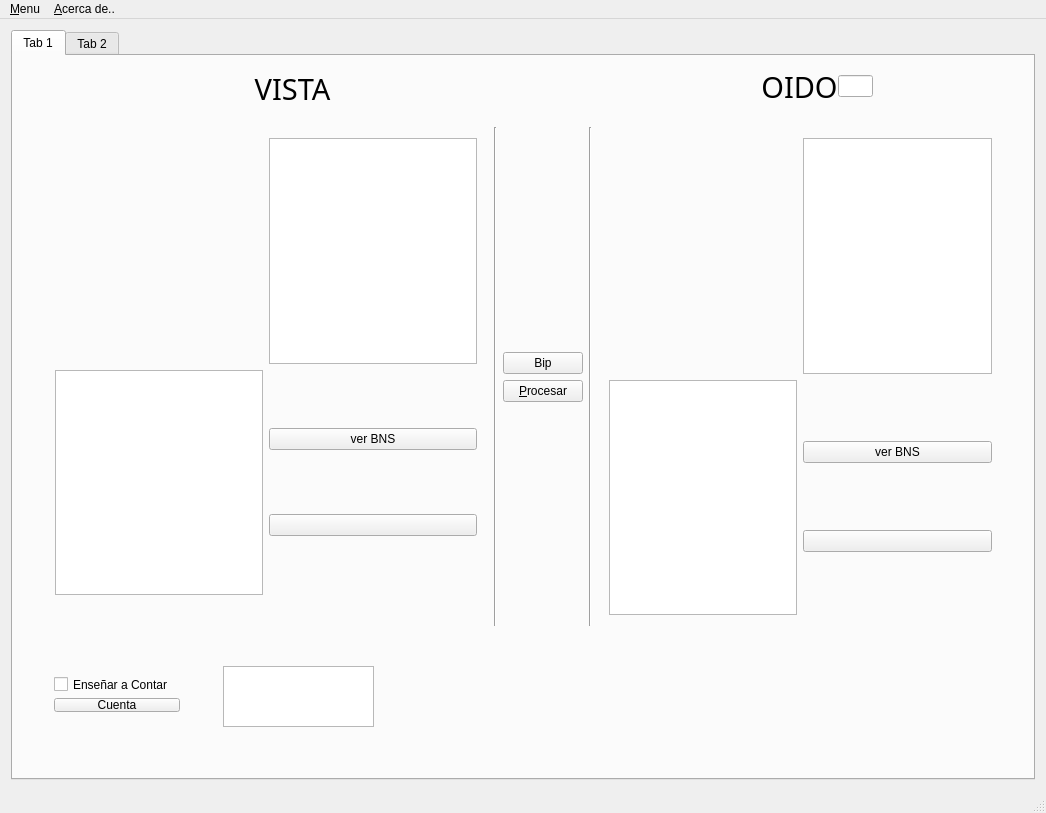
<?xml version="1.0" encoding="UTF-8"?>
<ui version="4.0">
 <class>MainWindow</class>
 <widget class="QMainWindow" name="MainWindow">
  <property name="geometry">
   <rect>
    <x>0</x>
    <y>0</y>
    <width>1046</width>
    <height>813</height>
   </rect>
  </property>
  <property name="windowTitle">
   <string>BrainCemisid-J&amp;J  v1.0</string>
  </property>
  <property name="windowIcon">
   <iconset resource="../imageResource.qrc">
    <normaloff>:/icons/brain.png</normaloff>:/icons/brain.png</iconset>
  </property>
  <property name="iconSize">
   <size>
    <width>32</width>
    <height>32</height>
   </size>
  </property>
  <widget class="QWidget" name="centralWidget">
   <layout class="QGridLayout" name="gridLayout_3">
    <item row="0" column="0">
     <widget class="QTabWidget" name="tabWidget">
      <property name="currentIndex">
       <number>0</number>
      </property>
      <widget class="QWidget" name="tab_1">
       <attribute name="title">
        <string>Tab 1</string>
       </attribute>
       <widget class="QWidget" name="layoutWidget">
        <property name="geometry">
         <rect>
          <x>20</x>
          <y>60</y>
          <width>981</width>
          <height>521</height>
         </rect>
        </property>
        <layout class="QHBoxLayout" name="horizontalLayout_23">
         <item>
          <widget class="QWidget" name="widgetEye_8" native="true">
           <layout class="QGridLayout" name="gridLayout_16">
            <item row="0" column="1">
             <layout class="QGridLayout" name="gridLayoutEye">
              <item row="2" column="1">
               <layout class="QVBoxLayout" name="verticalLayout_29">
                <item>
                 <widget class="QPushButton" name="buttonStateSight">
                  <property name="statusTip">
                   <string>Ver BNS de Vista en visor</string>
                  </property>
                  <property name="text">
                   <string>ver BNS</string>
                  </property>
                  <property name="icon">
                   <iconset resource="../imageResource.qrc">
                    <normaloff>:/icons/net.png</normaloff>:/icons/net.png</iconset>
                  </property>
                 </widget>
                </item>
                <item>
                 <widget class="QPushButton" name="buttonClearEye">
                  <property name="statusTip">
                   <string>Borrar estimulo del vista</string>
                  </property>
                  <property name="text">
                   <string/>
                  </property>
                  <property name="icon">
                   <iconset resource="../imageResource.qrc">
                    <normaloff>:/icons/clear.png</normaloff>:/icons/clear.png</iconset>
                  </property>
                  <property name="iconSize">
                   <size>
                    <width>80</width>
                    <height>60</height>
                   </size>
                  </property>
                 </widget>
                </item>
               </layout>
              </item>
              <item row="2" column="0">
               <widget class="QTableWidget" name="tableWidgetColumnEye">
                <property name="editTriggers">
                 <set>QAbstractItemView::NoEditTriggers</set>
                </property>
                <attribute name="horizontalHeaderDefaultSectionSize">
                 <number>45</number>
                </attribute>
               </widget>
              </item>
              <item row="1" column="0">
               <layout class="QHBoxLayout" name="horizontalLayoutEye"/>
              </item>
              <item row="1" column="1">
               <widget class="QTableWidget" name="tableWidgetRowEye">
                <property name="editTriggers">
                 <set>QAbstractItemView::NoEditTriggers</set>
                </property>
                <attribute name="horizontalHeaderDefaultSectionSize">
                 <number>45</number>
                </attribute>
               </widget>
              </item>
             </layout>
            </item>
            <item row="1" column="1">
             <layout class="QHBoxLayout" name="horizontalLayoutInterfaceSight"/>
            </item>
            <item row="1" column="0">
             <spacer name="horizontalSpacer_16">
              <property name="orientation">
               <enum>Qt::Horizontal</enum>
              </property>
              <property name="sizeHint" stdset="0">
               <size>
                <width>40</width>
                <height>20</height>
               </size>
              </property>
             </spacer>
            </item>
           </layout>
          </widget>
         </item>
         <item>
          <widget class="Line" name="line_15">
           <property name="orientation">
            <enum>Qt::Vertical</enum>
           </property>
          </widget>
         </item>
         <item>
          <spacer name="horizontalSpacer_17">
           <property name="orientation">
            <enum>Qt::Horizontal</enum>
           </property>
           <property name="sizeHint" stdset="0">
            <size>
             <width>40</width>
             <height>20</height>
            </size>
           </property>
          </spacer>
         </item>
         <item>
          <layout class="QVBoxLayout" name="verticalLayout_30">
           <item>
            <spacer name="verticalSpacer_15">
             <property name="orientation">
              <enum>Qt::Vertical</enum>
             </property>
             <property name="sizeHint" stdset="0">
              <size>
               <width>20</width>
               <height>40</height>
              </size>
             </property>
            </spacer>
           </item>
           <item>
            <widget class="QPushButton" name="pushButtonBip">
             <property name="statusTip">
              <string>Añade Bips del protocolos Bum Bip Clack</string>
             </property>
             <property name="text">
              <string>Bip</string>
             </property>
            </widget>
           </item>
           <item>
            <widget class="QPushButton" name="pushButtonProcess">
             <property name="statusTip">
              <string>Procesar Informacion de sentidos (BUM)</string>
             </property>
             <property name="text">
              <string>&amp;Procesar</string>
             </property>
             <property name="icon">
              <iconset resource="../imageResource.qrc">
               <normaloff>:/icons/process.png</normaloff>:/icons/process.png</iconset>
             </property>
            </widget>
           </item>
           <item>
            <spacer name="verticalSpacer_16">
             <property name="orientation">
              <enum>Qt::Vertical</enum>
             </property>
             <property name="sizeHint" stdset="0">
              <size>
               <width>20</width>
               <height>40</height>
              </size>
             </property>
            </spacer>
           </item>
          </layout>
         </item>
         <item>
          <widget class="Line" name="line_16">
           <property name="orientation">
            <enum>Qt::Vertical</enum>
           </property>
          </widget>
         </item>
         <item>
          <widget class="QWidget" name="widgetEar_8" native="true">
           <property name="autoFillBackground">
            <bool>false</bool>
           </property>
           <layout class="QGridLayout" name="gridLayout_17">
            <item row="0" column="0">
             <layout class="QGridLayout" name="gridLayoutEar_8">
              <item row="3" column="0">
               <widget class="QTableWidget" name="tableWidgetColumnEar">
                <property name="baseSize">
                 <size>
                  <width>0</width>
                  <height>0</height>
                 </size>
                </property>
                <property name="editTriggers">
                 <set>QAbstractItemView::NoEditTriggers</set>
                </property>
                <attribute name="horizontalHeaderDefaultSectionSize">
                 <number>45</number>
                </attribute>
                <attribute name="horizontalHeaderMinimumSectionSize">
                 <number>57</number>
                </attribute>
                <attribute name="verticalHeaderDefaultSectionSize">
                 <number>30</number>
                </attribute>
               </widget>
              </item>
              <item row="1" column="0">
               <layout class="QHBoxLayout" name="horizontalLayoutEar"/>
              </item>
              <item row="3" column="1">
               <layout class="QVBoxLayout" name="verticalLayout_31">
                <item>
                 <widget class="QPushButton" name="buttonStateHearing">
                  <property name="statusTip">
                   <string>Ver BNS de Oido en visor</string>
                  </property>
                  <property name="text">
                   <string>ver BNS</string>
                  </property>
                  <property name="icon">
                   <iconset resource="../imageResource.qrc">
                    <normaloff>:/icons/net.png</normaloff>:/icons/net.png</iconset>
                  </property>
                 </widget>
                </item>
                <item>
                 <widget class="QPushButton" name="buttonClearEar">
                  <property name="statusTip">
                   <string>Borrar estimulo del oido</string>
                  </property>
                  <property name="text">
                   <string/>
                  </property>
                  <property name="icon">
                   <iconset resource="../imageResource.qrc">
                    <normaloff>:/icons/clear.png</normaloff>:/icons/clear.png</iconset>
                  </property>
                  <property name="iconSize">
                   <size>
                    <width>80</width>
                    <height>60</height>
                   </size>
                  </property>
                 </widget>
                </item>
               </layout>
              </item>
              <item row="1" column="1">
               <widget class="QTableWidget" name="tableWidgetRowEar">
                <property name="editTriggers">
                 <set>QAbstractItemView::NoEditTriggers</set>
                </property>
                <attribute name="horizontalHeaderDefaultSectionSize">
                 <number>45</number>
                </attribute>
               </widget>
              </item>
             </layout>
            </item>
            <item row="5" column="0">
             <layout class="QHBoxLayout" name="horizontalLayoutInterfaceEar">
              <property name="spacing">
               <number>6</number>
              </property>
              <property name="bottomMargin">
               <number>0</number>
              </property>
             </layout>
            </item>
           </layout>
          </widget>
         </item>
        </layout>
       </widget>
       <widget class="QWidget" name="layoutWidget_2">
        <property name="geometry">
         <rect>
          <x>30</x>
          <y>610</y>
          <width>148</width>
          <height>57</height>
         </rect>
        </property>
        <layout class="QVBoxLayout" name="verticalLayout_32">
         <item>
          <widget class="QCheckBox" name="checkBoxCountTeaching">
           <property name="text">
            <string>Enseñar a Contar</string>
           </property>
          </widget>
         </item>
         <item>
          <widget class="QPushButton" name="pushButtonCount">
           <property name="text">
            <string>Cuenta</string>
           </property>
          </widget>
         </item>
        </layout>
       </widget>
       <widget class="QWidget" name="layoutWidget_3">
        <property name="geometry">
         <rect>
          <x>140</x>
          <y>0</y>
          <width>191</width>
          <height>66</height>
         </rect>
        </property>
        <layout class="QHBoxLayout" name="horizontalLayout_24">
         <item>
          <widget class="QLabel" name="label_30">
           <property name="text">
            <string/>
           </property>
           <property name="pixmap">
            <pixmap resource="../imageResource.qrc">:/icons/eye.png</pixmap>
           </property>
           <property name="alignment">
            <set>Qt::AlignCenter</set>
           </property>
          </widget>
         </item>
         <item>
          <widget class="QLabel" name="label_29">
           <property name="font">
            <font>
             <family>Trebuchet MS</family>
             <pointsize>22</pointsize>
             <weight>50</weight>
             <italic>false</italic>
             <bold>false</bold>
            </font>
           </property>
           <property name="text">
            <string>VISTA</string>
           </property>
           <property name="alignment">
            <set>Qt::AlignCenter</set>
           </property>
          </widget>
         </item>
        </layout>
       </widget>
       <widget class="QWidget" name="layoutWidget_4">
        <property name="geometry">
         <rect>
          <x>680</x>
          <y>0</y>
          <width>191</width>
          <height>61</height>
         </rect>
        </property>
        <layout class="QHBoxLayout" name="horizontalLayout_25">
         <property name="spacing">
          <number>0</number>
         </property>
         <item>
          <widget class="QLabel" name="label_32">
           <property name="text">
            <string/>
           </property>
           <property name="pixmap">
            <pixmap resource="../imageResource.qrc">:/icons/ear.png</pixmap>
           </property>
           <property name="alignment">
            <set>Qt::AlignCenter</set>
           </property>
          </widget>
         </item>
         <item>
          <widget class="QLabel" name="label_31">
           <property name="font">
            <font>
             <family>Trebuchet MS</family>
             <pointsize>22</pointsize>
             <weight>50</weight>
             <italic>false</italic>
             <bold>false</bold>
            </font>
           </property>
           <property name="text">
            <string>OIDO</string>
           </property>
           <property name="alignment">
            <set>Qt::AlignCenter</set>
           </property>
           <property name="margin">
            <number>2</number>
           </property>
          </widget>
         </item>
         <item>
          <widget class="QLineEdit" name="lineEditEarInput">
           <property name="maximumSize">
            <size>
             <width>35</width>
             <height>16777215</height>
            </size>
           </property>
           <property name="alignment">
            <set>Qt::AlignCenter</set>
           </property>
          </widget>
         </item>
        </layout>
       </widget>
       <widget class="QTextBrowser" name="textBrowser">
        <property name="geometry">
         <rect>
          <x>210</x>
          <y>610</y>
          <width>151</width>
          <height>61</height>
         </rect>
        </property>
       </widget>
      </widget>
      <widget class="QWidget" name="tab_2">
       <attribute name="title">
        <string>Tab 2</string>
       </attribute>
       <widget class="QWidget" name="horizontalLayoutWidget">
        <property name="geometry">
         <rect>
          <x>240</x>
          <y>200</y>
          <width>455</width>
          <height>101</height>
         </rect>
        </property>
        <layout class="QHBoxLayout" name="horizontalLayout">
         <item>
          <widget class="QLabel" name="label">
           <property name="text">
            <string/>
           </property>
           <property name="pixmap">
            <pixmap resource="../imageResource.qrc">:/icons/contar.jpg</pixmap>
           </property>
          </widget>
         </item>
         <item>
          <widget class="QLabel" name="label_33">
           <property name="font">
            <font>
             <family>Trebuchet MS</family>
             <pointsize>22</pointsize>
             <weight>50</weight>
             <italic>false</italic>
             <bold>false</bold>
            </font>
           </property>
           <property name="text">
            <string>APRENDER A CONTAR</string>
           </property>
           <property name="alignment">
            <set>Qt::AlignCenter</set>
           </property>
          </widget>
         </item>
        </layout>
       </widget>
       <widget class="QWidget" name="horizontalLayoutWidget_2">
        <property name="geometry">
         <rect>
          <x>330</x>
          <y>340</y>
          <width>281</width>
          <height>161</height>
         </rect>
        </property>
        <layout class="QHBoxLayout" name="horizontalLayout_2">
         <item>
          <layout class="QVBoxLayout" name="verticalLayout">
           <item>
            <widget class="QPushButton" name="pushButton">
             <property name="text">
              <string/>
             </property>
             <property name="icon">
              <iconset resource="../imageResource.qrc">
               <normaloff>:/icons/uno.png</normaloff>:/icons/uno.png</iconset>
             </property>
             <property name="iconSize">
              <size>
               <width>20</width>
               <height>50</height>
              </size>
             </property>
            </widget>
           </item>
           <item>
            <widget class="QPushButton" name="pushButton_2">
             <property name="text">
              <string>Resetear</string>
             </property>
            </widget>
           </item>
          </layout>
         </item>
         <item>
          <widget class="QTextBrowser" name="textBrowser_2"/>
         </item>
        </layout>
       </widget>
      </widget>
     </widget>
    </item>
   </layout>
  </widget>
  <widget class="QMenuBar" name="menuBar">
   <property name="geometry">
    <rect>
     <x>0</x>
     <y>0</y>
     <width>1046</width>
     <height>25</height>
    </rect>
   </property>
   <widget class="QMenu" name="menu_Acerca_de">
    <property name="title">
     <string>&amp;Acerca de..</string>
    </property>
    <addaction name="actionBrain_Cemisid_J_J"/>
    <addaction name="actionQt"/>
    <addaction name="actionCuda"/>
   </widget>
   <widget class="QMenu" name="menuMenu">
    <property name="title">
     <string>&amp;Menu</string>
    </property>
    <addaction name="actionConsult"/>
    <addaction name="actionStatistic"/>
    <addaction name="actionTableNeuron"/>
    <addaction name="separator"/>
    <addaction name="action_Hardware_Nvidia"/>
    <addaction name="actionExit"/>
   </widget>
   <addaction name="menuMenu"/>
   <addaction name="menu_Acerca_de"/>
  </widget>
  <widget class="QStatusBar" name="statusBar"/>
  <action name="actionQt">
   <property name="icon">
    <iconset resource="../imageResource.qrc">
     <normaloff>:/icons/qt.jpeg</normaloff>:/icons/qt.jpeg</iconset>
   </property>
   <property name="text">
    <string>&amp;Qt</string>
   </property>
  </action>
  <action name="actionConsult">
   <property name="icon">
    <iconset resource="../imageResource.qrc">
     <normaloff>:/icons/consult.png</normaloff>:/icons/consult.png</iconset>
   </property>
   <property name="text">
    <string>Consultar &amp;Neurona</string>
   </property>
   <property name="statusTip">
    <string>Descomprimir Informacion de una neurona</string>
   </property>
   <property name="shortcut">
    <string>Ctrl+N</string>
   </property>
  </action>
  <action name="actionStatistic">
   <property name="icon">
    <iconset resource="../imageResource.qrc">
     <normaloff>:/icons/statistic.png</normaloff>:/icons/statistic.png</iconset>
   </property>
   <property name="text">
    <string>&amp;Consultar estadisticas</string>
   </property>
   <property name="statusTip">
    <string>Consulta Estadisticas de la aplicacion</string>
   </property>
   <property name="shortcut">
    <string>Ctrl+S</string>
   </property>
  </action>
  <action name="actionTableNeuron">
   <property name="icon">
    <iconset resource="../imageResource.qrc">
     <normaloff>:/icons/tableNeuron.png</normaloff>:/icons/tableNeuron.png</iconset>
   </property>
   <property name="text">
    <string>&amp;Visualizar Tabla Neuronal</string>
   </property>
   <property name="statusTip">
    <string>Ver estado de cada bloque neuronal Sensorial (BNS)</string>
   </property>
   <property name="shortcut">
    <string>Ctrl+T</string>
   </property>
  </action>
  <action name="toolBarAction">
   <property name="checkable">
    <bool>true</bool>
   </property>
   <property name="checked">
    <bool>true</bool>
   </property>
   <property name="text">
    <string>Barra &amp;Herramientas</string>
   </property>
   <property name="iconText">
    <string>Barra Herramientas</string>
   </property>
  </action>
  <action name="actionExit">
   <property name="icon">
    <iconset resource="../imageResource.qrc">
     <normaloff>:/icons/exit.png</normaloff>:/icons/exit.png</iconset>
   </property>
   <property name="text">
    <string>&amp;Salir</string>
   </property>
   <property name="statusTip">
    <string>salir de aplicacion</string>
   </property>
   <property name="shortcut">
    <string>Ctrl+Q</string>
   </property>
  </action>
  <action name="actionCuda">
   <property name="icon">
    <iconset resource="../imageResource.qrc">
     <normaloff>:/icons/cuda.png</normaloff>:/icons/cuda.png</iconset>
   </property>
   <property name="text">
    <string>&amp;CUDA</string>
   </property>
  </action>
  <action name="actionBrain_Cemisid_J_J">
   <property name="icon">
    <iconset resource="../imageResource.qrc">
     <normaloff>:/icons/brain.png</normaloff>:/icons/brain.png</iconset>
   </property>
   <property name="text">
    <string>&amp;Brain Cemisid</string>
   </property>
  </action>
  <action name="action_Hardware_Nvidia">
   <property name="icon">
    <iconset resource="../imageResource.qrc">
     <normaloff>:/icons/nvidia-logo.jpg</normaloff>:/icons/nvidia-logo.jpg</iconset>
   </property>
   <property name="text">
    <string>&amp;Hardware Nvidia</string>
   </property>
   <property name="shortcut">
    <string>Ctrl+H</string>
   </property>
  </action>
 </widget>
 <layoutdefault spacing="6" margin="11"/>
 <resources>
  <include location="../imageResource.qrc"/>
 </resources>
 <connections>
  <connection>
   <sender>actionConsult</sender>
   <signal>triggered()</signal>
   <receiver>MainWindow</receiver>
   <slot>showDialogConsult()</slot>
   <hints>
    <hint type="sourcelabel">
     <x>-1</x>
     <y>-1</y>
    </hint>
    <hint type="destinationlabel">
     <x>392</x>
     <y>286</y>
    </hint>
   </hints>
  </connection>
  <connection>
   <sender>actionStatistic</sender>
   <signal>triggered()</signal>
   <receiver>MainWindow</receiver>
   <slot>showDialogStatistic()</slot>
   <hints>
    <hint type="sourcelabel">
     <x>-1</x>
     <y>-1</y>
    </hint>
    <hint type="destinationlabel">
     <x>392</x>
     <y>286</y>
    </hint>
   </hints>
  </connection>
  <connection>
   <sender>actionTableNeuron</sender>
   <signal>triggered()</signal>
   <receiver>MainWindow</receiver>
   <slot>showDialogTableNeuron()</slot>
   <hints>
    <hint type="sourcelabel">
     <x>-1</x>
     <y>-1</y>
    </hint>
    <hint type="destinationlabel">
     <x>392</x>
     <y>286</y>
    </hint>
   </hints>
  </connection>
  <connection>
   <sender>actionExit</sender>
   <signal>triggered()</signal>
   <receiver>MainWindow</receiver>
   <slot>close()</slot>
   <hints>
    <hint type="sourcelabel">
     <x>-1</x>
     <y>-1</y>
    </hint>
    <hint type="destinationlabel">
     <x>392</x>
     <y>286</y>
    </hint>
   </hints>
  </connection>
  <connection>
   <sender>action_Hardware_Nvidia</sender>
   <signal>triggered(bool)</signal>
   <receiver>MainWindow</receiver>
   <slot>showSelectDevice(bool)</slot>
   <hints>
    <hint type="sourcelabel">
     <x>-1</x>
     <y>-1</y>
    </hint>
    <hint type="destinationlabel">
     <x>392</x>
     <y>286</y>
    </hint>
   </hints>
  </connection>
  <connection>
   <sender>actionCuda</sender>
   <signal>triggered()</signal>
   <receiver>MainWindow</receiver>
   <slot>aboutCuda()</slot>
   <hints>
    <hint type="sourcelabel">
     <x>-1</x>
     <y>-1</y>
    </hint>
    <hint type="destinationlabel">
     <x>392</x>
     <y>286</y>
    </hint>
   </hints>
  </connection>
  <connection>
   <sender>actionBrain_Cemisid_J_J</sender>
   <signal>triggered()</signal>
   <receiver>MainWindow</receiver>
   <slot>aboutBrainCemisid()</slot>
   <hints>
    <hint type="sourcelabel">
     <x>-1</x>
     <y>-1</y>
    </hint>
    <hint type="destinationlabel">
     <x>392</x>
     <y>286</y>
    </hint>
   </hints>
  </connection>
 </connections>
 <slots>
  <slot>processGrid()</slot>
  <slot>paintHearing()</slot>
  <slot>paintSight()</slot>
  <slot>showDialogConsult()</slot>
  <slot>showDialogStatistic()</slot>
  <slot>showDialogTableNeuron()</slot>
  <slot>enableToolBar(bool)</slot>
  <slot>showSelectDevice(bool)</slot>
  <slot>aboutBrainCemisid()</slot>
  <slot>aboutCuda()</slot>
 </slots>
</ui>
